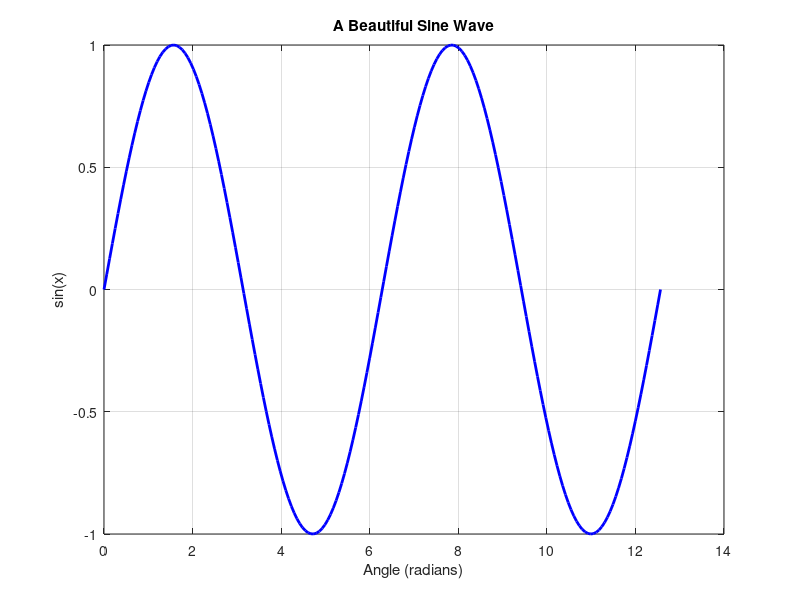
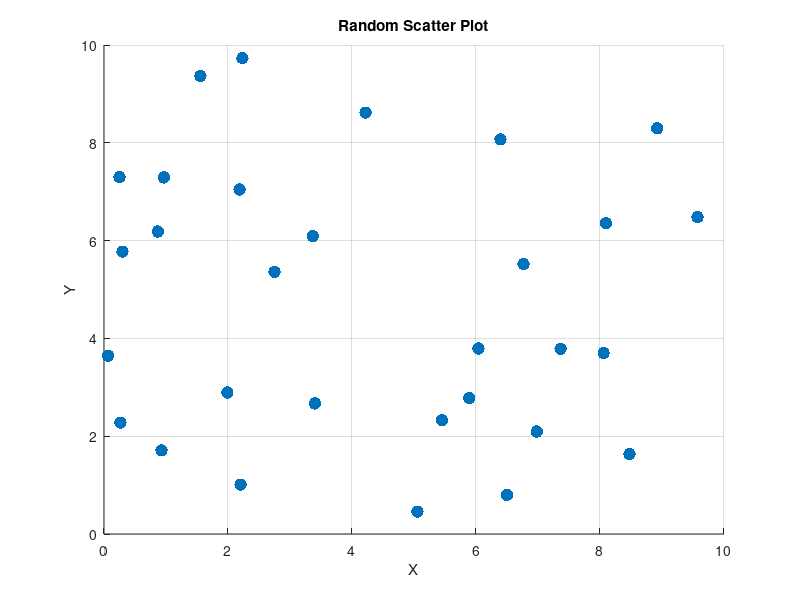
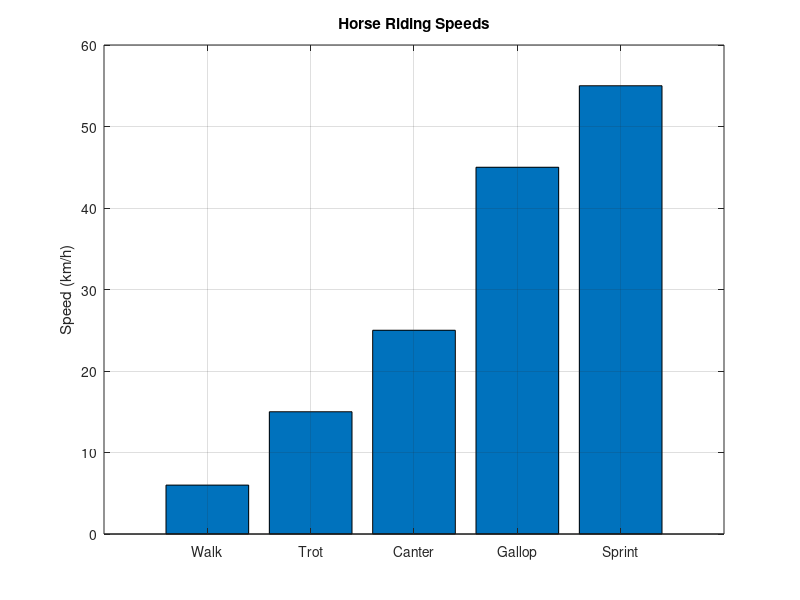
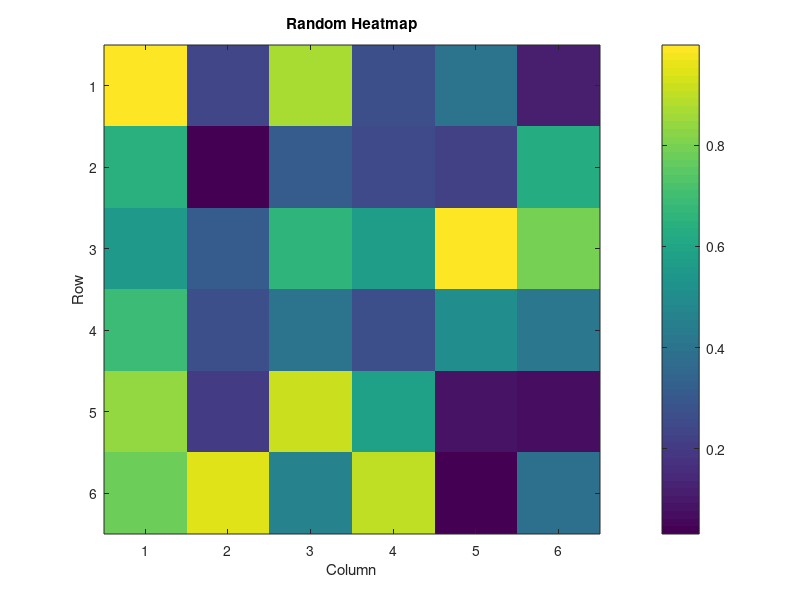

These figures' MATLAB source, in order: (Note: this script raises an error after producing the figures.)
% solution_plotting.m - Complete solution for exercise_plotting.m
% Part of: Matlab for Computational Neuroscience, Module 02
%
% This is the solution file. Try the exercise first!
% Running this script produces a multi-panel figure.
%
clear; clc; close all;

%% Part 1: Line Plot

x = linspace(0, 4*pi, 200);

% TODO 1: Compute y = sin(x)
y = sin(x);

figure(1);
plot(x, y, 'b-', 'LineWidth', 2);
xlabel('Angle (radians)');
ylabel('sin(x)');
title('A Beautiful Sine Wave');
grid on;

fprintf('Part 1: Sine wave plotted\n');

%% Part 2: Scatter Plot

rng(42);
x_data = rand(1, 30) .* 10;
y_data = rand(1, 30) .* 10;

% TODO 2: Create a scatter plot
figure(2);
scatter(x_data, y_data, 80, 'filled');
xlabel('X');
ylabel('Y');
title('Random Scatter Plot');
grid on;

fprintf('Part 2: Scatter plot created\n');

%% Part 3: Bar Chart

% TODO 3: Create a vector of 5 horse riding speeds
speeds = [6, 15, 25, 45, 55];

horse_gaits = {'Walk', 'Trot', 'Canter', 'Gallop', 'Sprint'};

% TODO 4: Create the bar chart
figure(3);
bar(speeds);
set(gca, 'XTickLabel', horse_gaits);
ylabel('Speed (km/h)');
title('Horse Riding Speeds');
grid on;

fprintf('Part 3: Bar chart of horse speeds\n');

%% Part 4: Heatmap

% TODO 5: Create a 6x6 random matrix
heat_data = rand(6, 6);

% TODO 6: Display as heatmap with colorbar
figure(4);
imagesc(heat_data);
colorbar;
xlabel('Column');
ylabel('Row');
title('Random Heatmap');

fprintf('Part 4: Heatmap displayed\n');

%% Part 5: Challenge -- Subplot

figure(5);

% Top-left: Line plot
subplot(2, 2, 1);
plot(x, y, 'b-', 'LineWidth', 2);
title('Sine Wave');
grid on;

% Top-right: Scatter plot
subplot(2, 2, 2);
scatter(x_data, y_data, 80, 'filled');
title('Scatter');
grid on;

% Bottom-left: Bar chart
subplot(2, 2, 3);
bar(speeds);
set(gca, 'XTickLabel', horse_gaits);
title('Horse Speeds');
grid on;

% Bottom-right: Heatmap
subplot(2, 2, 4);
imagesc(heat_data);
colorbar;
title('Heatmap');

sgtitle('My Four-Panel Figure');

fprintf('Part 5: Four-panel subplot figure created\n');
fprintf('\nAll done! You should see 5 figures.\n');
